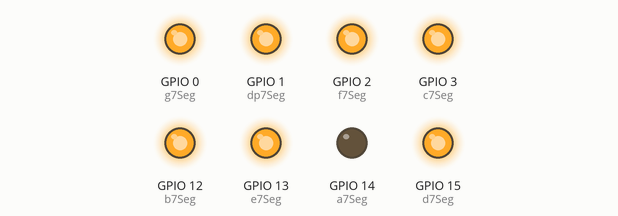
Bench run of a sketch on a simulated ESP8266 (NodeMCU). Parts: output pins drawn as LEDs (lit = HIGH).

Above: at 3.2 s.
At 4.2 s:
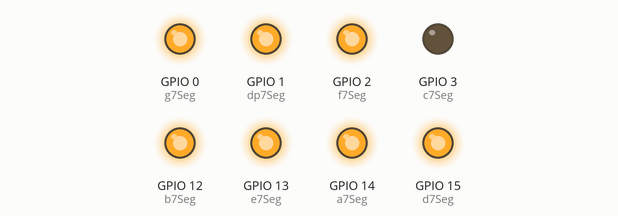
At 4.7 s:
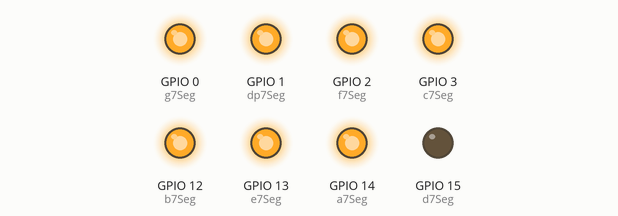
At 5.2 s:
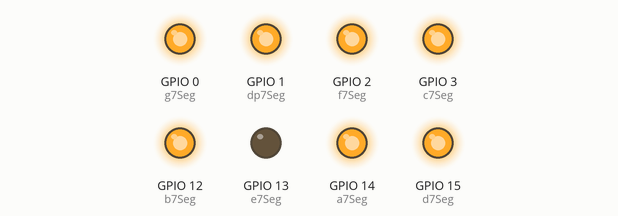
At 6.2 s:
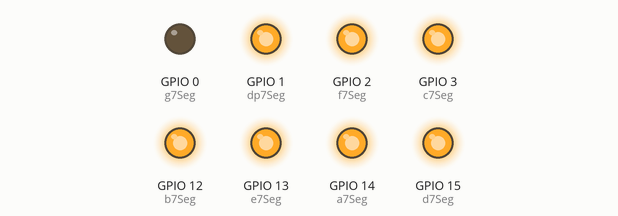
At 7.7 s:
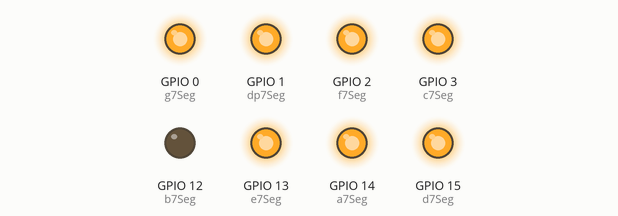
Timing chart, 0 to 8.2 s (numbered marks = the images above):
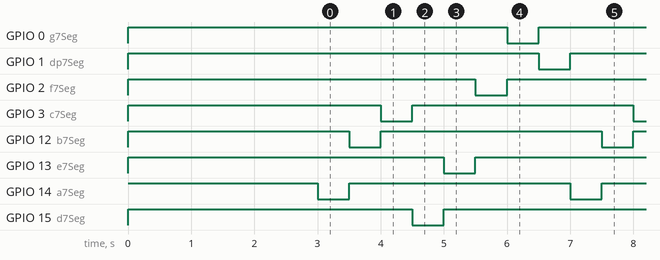

The sketch:

nodemcuv1_test01.ino
```cpp
#include <ESP8266WiFi.h>

#define a7Seg 14
#define b7Seg 12
#define c7Seg 3
#define d7Seg 15
#define e7Seg 13
#define f7Seg 2
#define g7Seg 0
#define dp7Seg 1

void setup() {
  // put your setup code here, to run once:
  pinMode( a7Seg, OUTPUT );
  pinMode( b7Seg, OUTPUT );
  pinMode( c7Seg, OUTPUT );
  pinMode( d7Seg, OUTPUT );
  pinMode( e7Seg, OUTPUT );
  pinMode( f7Seg, OUTPUT );
  pinMode( g7Seg, OUTPUT );
  pinMode( dp7Seg, OUTPUT );

  digitalWrite( a7Seg, HIGH );
  digitalWrite( b7Seg, HIGH );
  digitalWrite( c7Seg, HIGH );
  digitalWrite( d7Seg, HIGH );
  digitalWrite( e7Seg, HIGH );
  digitalWrite( f7Seg, HIGH );
  digitalWrite( g7Seg, HIGH );
  digitalWrite(dp7Seg, HIGH );
  delay( 3000 );
  // pinMode( BUILTIN_LED,OUTPUT);
}

void loop() {
  // put your main code here, to run repeatedly:
  // digitalWrite(BUILTIN_LED,LOW);
  // delay(500);
  // digitalWrite(BUILTIN_LED,HIGH);
  // delay(1000);
  digitalWrite( a7Seg, LOW );
  delay( 500 );
  digitalWrite( a7Seg, HIGH );

  digitalWrite( b7Seg, LOW );
  delay( 500 );
  digitalWrite( b7Seg, HIGH );

  digitalWrite( c7Seg, LOW );
  delay( 500 );
  digitalWrite( c7Seg, HIGH );

  digitalWrite( d7Seg, LOW );
  delay( 500 );
  digitalWrite( d7Seg, HIGH );

  digitalWrite( e7Seg, LOW );
  delay( 500 );
  digitalWrite( e7Seg, HIGH );

  digitalWrite( f7Seg, LOW );
  delay( 500 );
  digitalWrite( f7Seg, HIGH );

  digitalWrite( g7Seg, LOW );
  delay( 500 );
  digitalWrite( g7Seg, HIGH );

  digitalWrite( dp7Seg, LOW );
  delay( 500 );
  digitalWrite( dp7Seg, HIGH );

}
```

Measured:
- by itself, GPIO 0 (g7Seg), GPIO 1 (dp7Seg), GPIO 2 (f7Seg), GPIO 3 (c7Seg), GPIO 12 (b7Seg), GPIO 13 (e7Seg), GPIO 14 (a7Seg), GPIO 15 (d7Seg): alternates HIGH for 3.5 s and LOW for 0.50 s
- by itself, everything shown: repeats every 4.0 s, in 9 steps
